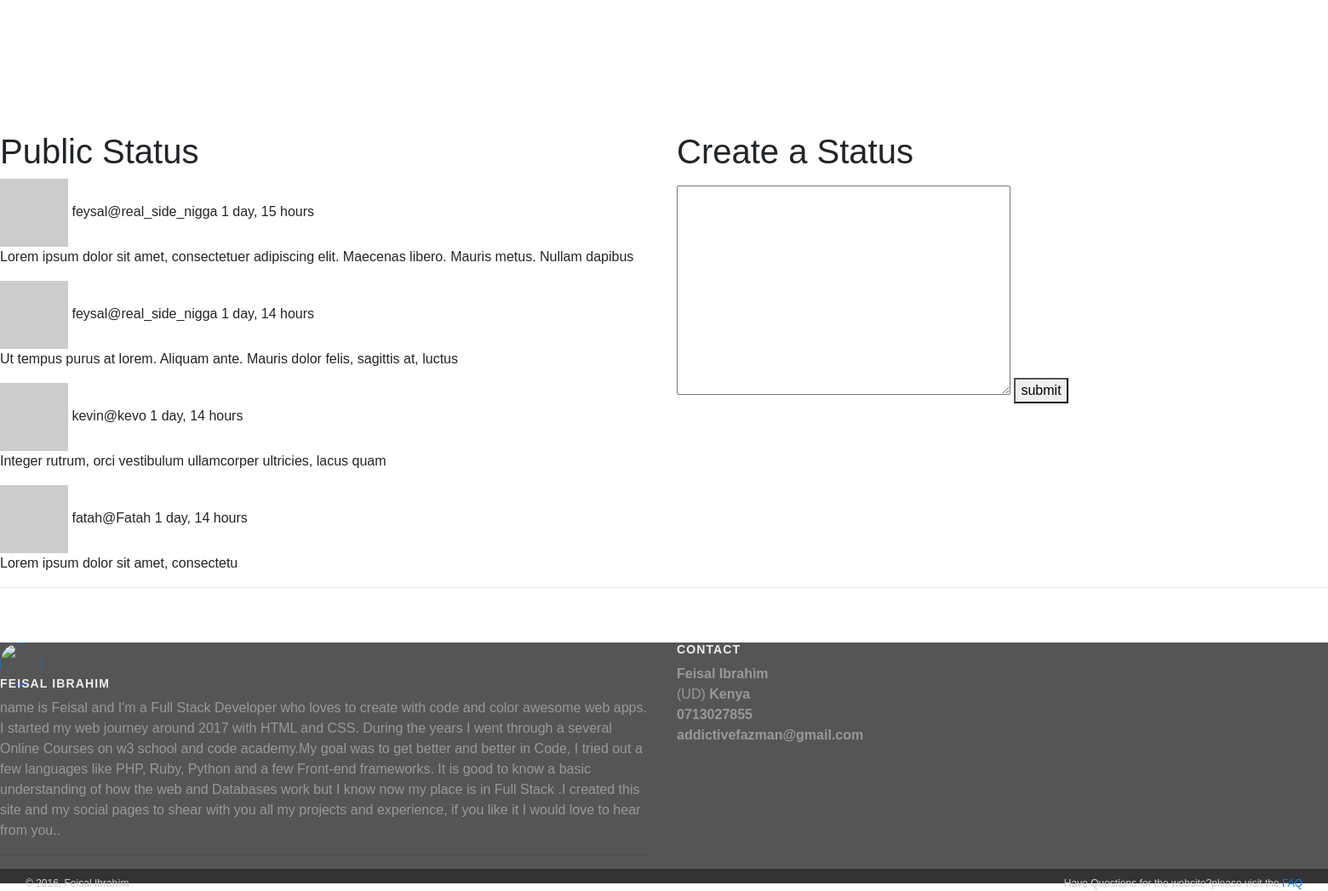
The app's page /ribbits (signed in) with its own data.
### app/models.py (models this page shows)
class Ribbit( models.Model ):
    content=models.CharField( max_length=140 )
    user=models.ForeignKey( User )
    creation_date=models.DateTimeField( auto_now=True , blank=True )

### app/views.py (the view)
# urls.py: url( r'^ribbits$' , views.public ) ,  # public ribbits
@login_required
def public(request, ribbit_form=None):
    ribbit_form = ribbit_form or RibbitForm()
    ribbits = Ribbit.objects.reverse()[:10]
    return render(request,
                  'public.html',
                  {'ribbit_form': ribbit_form, 'next_url': '/ribbits',
                   'ribbits': ribbits, 'username': request.user.username})

### app/forms.py (shortened to what this page needs)
class RibbitForm( forms.ModelForm ):
    content=forms.CharField( required=True , widget=forms.widgets.Textarea( attrs={'class': 'ribbitText'} ) )
    class Meta:
        model=Ribbit
        exclude=('user' ,)

### app/models.py (called while the page is built)
    def gravatar_url(self):
        return "http://www.gravatar.com/avatar/%s?s=50" % hashlib.md5( self.user.email.encode('utf-8')).hexdigest( )

### app/templates/public.html (shortened to what this page needs)
{% extends "base.html" %}
{% block content %}
       <div class="col-md-6" style="float:right;">
       <h1>Create a Status</h1>
        <p>
            <form action="/submit" method="post">
            {% for field in ribbit_form %}{% csrf_token %}
            {{ field }}
            {% endfor %}
                <button type="submit" value="Ribbit!">submit</button>
            </form>
        </p>
    </div>
    <div class="panel left">
        <h1>Public Status</h1>
        {% for ribbit in ribbits %}
        <div class="ribbitWrapper">
            <img class="avatar" src="{{ ribbit.user.profile.gravatar_url }}">
                <span class="name">{{ ribbit.user.first_name }}</span>@{{ ribbit.user.username }}
            <span class="time">{{ ribbit.creation_date|timesince }}</span>
            <p>{{ ribbit.content }}</p>
        </div>
        {% endfor %}
    </div>
{% endblock %}

### app/templates/base.html (style rules this page uses)
body { background: url("https://res.cloudinary.com/exards/image/upload/v1447941004/Majestic_mountains_1920x1080-blue_rr4ucd.jpg"); background-size: cover; font-family: 'Proxima Nova', Arial, Helvetica, sans-serif; }

### records on screen
Ribbit: user.first_name "feysal", user.username "real_side_nigga", creation_date "1 day, 15 hours", content "Lorem ipsum dolor sit amet, consectetuer adipiscing elit. Maecenas libero. Mauris metus. Nullam dapibus"
Ribbit: user.first_name "feysal", user.username "real_side_nigga", creation_date "1 day, 14 hours", content "Ut tempus purus at lorem. Aliquam ante. Mauris dolor felis, sagittis at, luctus"
Ribbit: user.first_name "kevin", user.username "kevo", creation_date "1 day, 14 hours", content "Integer rutrum, orci vestibulum ullamcorper ultricies, lacus quam"
Ribbit: user.first_name "fatah", user.username "Fatah", creation_date "1 day, 14 hours", content "Lorem ipsum dolor sit amet, consectetu"
